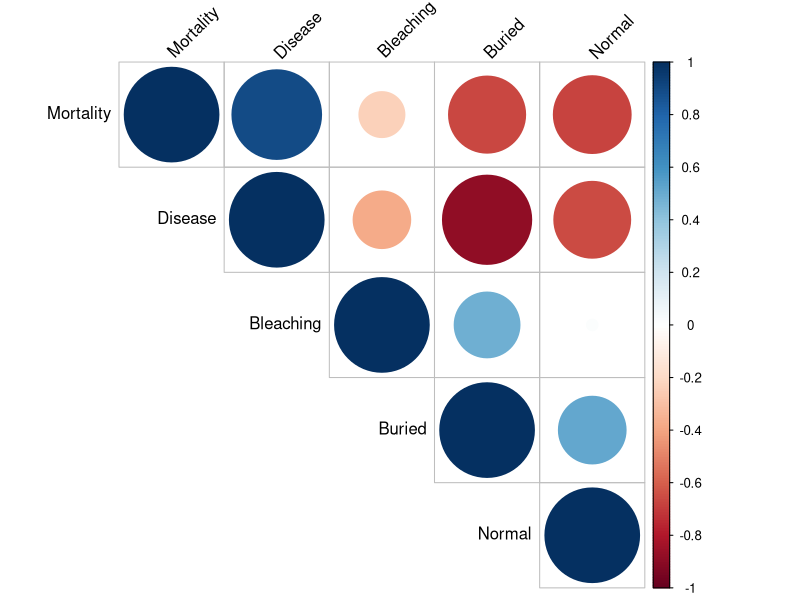
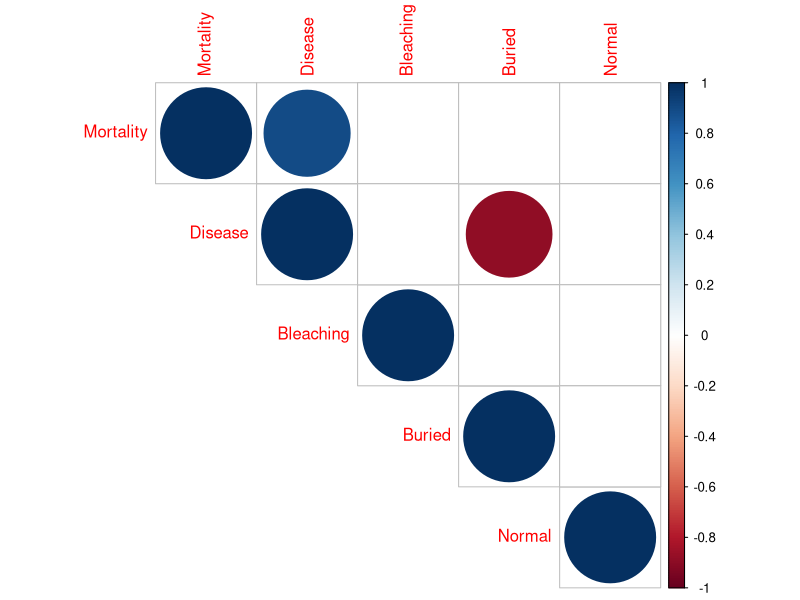

Write R code to recreate these figures, in order. (Note: this script raises an error after producing the figures.)
## ---- chunk 1
rm(list = ls())
knitr::opts_chunk$set(echo = TRUE, error = FALSE, fig.path='Figures/', dev=c('png', 'pdf'))
## ---- chunk 2
library(knitr)
library(survival)
library(coda)
library(survminer)
library(dplyr)
library(ggplot2)
library(car)
library(tidyverse)
library(kableExtra)
#library(gtsummary) #not loading properly
## ---- chunk 3
df=read.csv("9sp_perc.csv") #time by months; excludes missing corals
glimpse(df)
## ---- chunk 4
library(reshape2)
df_w <- dcast(df, Species ~ State, value.var="Perc")
df_w
## ---- chunk 5
#Select 
df_corr <- df_w %>% select(Mortality, Buried, Disease, Bleaching, Normal)
head(df_corr)
res <- cor(df_corr)
round(res,2)
## ---- chunk 6
library(Hmisc)
res2 <-rcorr(as.matrix(df_corr))
res2
## ---- chunk 7
library(corrplot)
corrplot(res, type = "upper", order = "hclust",
         tl.col = "black", tl.srt = 45)
## ---- chunk 8
# Insignificant correlation are crossed
corrplot(res2$r, type="upper", order="hclust", 
         p.mat = res2$P, sig.level = 0.01, insig = "blank")
# Insignificant correlations are leaved blank
corrplot(res2$r, type="upper", order="hclust", 
         p.mat = res2$P, sig.level = 0.01, insig = "blank")
## ---- chunk 9
ggplot(data=df_w, mapping = aes(x = Mortality, y = Disease, color = Species)) +
  geom_point() +
  geom_smooth(method = "lm")
